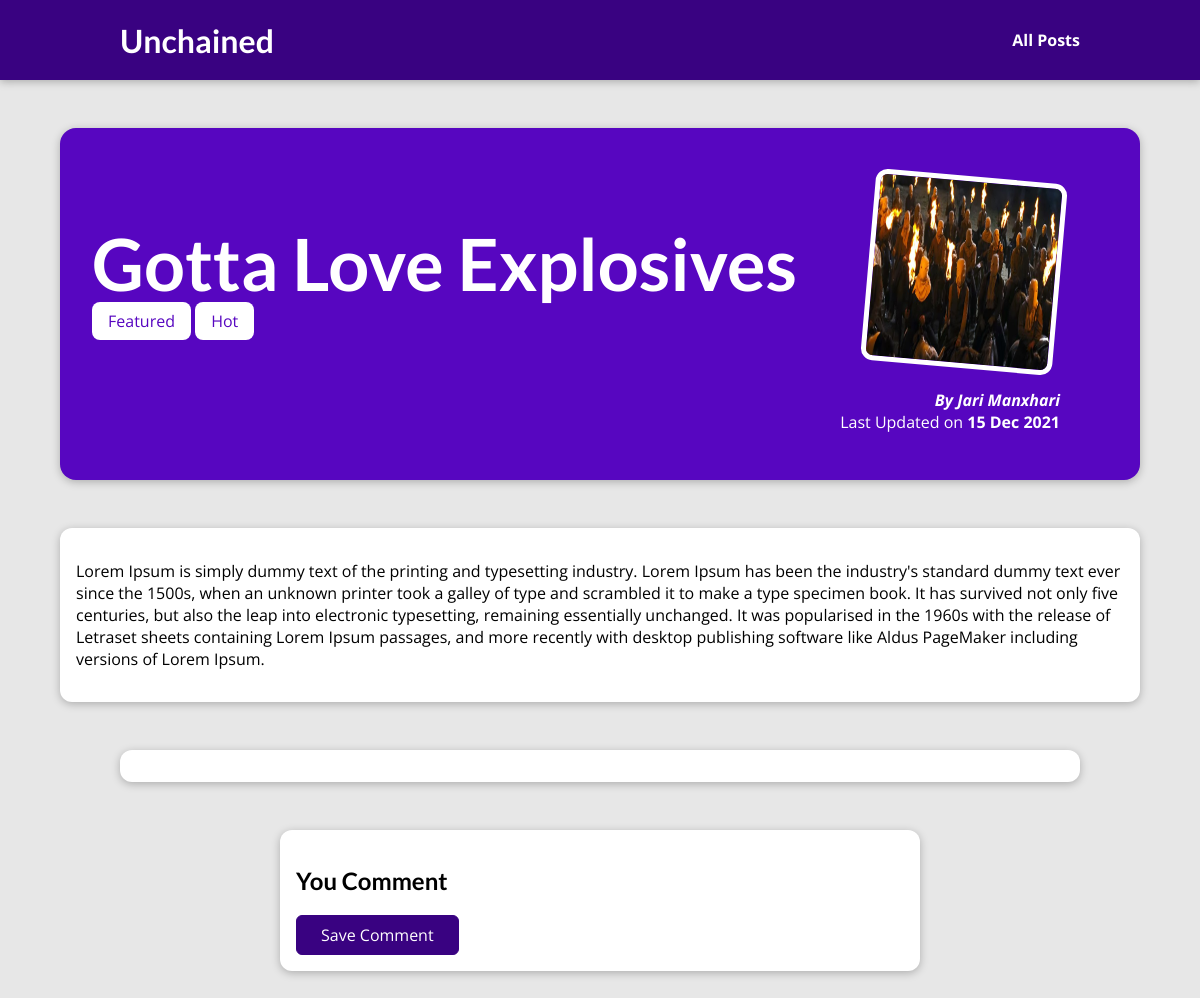
Screenshot of /posts/gotta-love-explosives with the database file from the repository.
### blog/models.py (models this page shows, shortened)
class Post(models.Model):
    title = models.CharField(max_length=150)
    excerpt = models.CharField(max_length=200)
    image = models.ImageField(upload_to="posts", null=True)
    date = models.DateField(auto_now=True)
    slug = models.SlugField(unique=True)
    content = models.TextField(
        validators=[MinLengthValidator(10)])
    author = models.ForeignKey(
        Author, on_delete=models.SET_NULL, null=True, related_name="posts")
    tags = models.ManyToManyField(Tag)

class Tag(models.Model):
    caption = models.CharField(max_length=20)

class Author(models.Model):
    first_name = models.CharField(max_length=100)
    last_name = models.CharField(max_length=100)
    email_address = models.EmailField()
    def __str__(self) -> str:
        return f"{self.first_name} {self.last_name}"

### blog/views.py (the view, shortened to what this page needs)
# urls.py: path("posts/<slug:slug>", views.SinglePostView.as_view(),
class SinglePostView(View):
    def get(self, request, slug):
        post = Post.objects.get(slug=slug)
        context = {
            "post": post,
            "post_tags": post.tags.all(),
            "comment_from": CommentForm(),
            "comments": post.comments.all().order_by("-id")
        }
        return render(request, "blog/post-detail.html", context)

### blog/templates/blog/post-detail.html (shortened to what this page needs)
{% extends "base.html" %}
{% load static %}
{% block css_files %}
  <link rel="stylesheet" href="{% static "blog/post-details.css" %}">
{% endblock %}
{% block content %}
  <section id="summary">
    <h2>{{ post.title }}</h2>
    <div>
      {% for tag in post_tags %}
        <span class="tag">{{ tag.caption }}</span>
      {% endfor %}
    </div>
    <article>
      <img src="{{ post.image.url }}" alt="{{ post.title }}">
      <address>By <a href="mailto:{{ post.author.email_address }}">{{ post.author }}</a></address>
      <div>
        Last Updated on <time>{{ post.date|date:"d M Y" }}</time>
      </div>
    </article>
  </section>
  <main>
   {{ post.content|linebreaks  }}
  </main>
  <section id="comments">
  </section>
  <section  id="comment-form">
    <h2>You Comment</h2>
    <form action="{% url "post-detail-page" post.id %}" method="POST">
      <button>Save Comment</button>
    </form>
  </section>
{% endblock %}

### static/app.css (style rules this page uses)
* { box-sizing: border-box; }
html { font-family: "Open Sans", "Lato", sans-serif; }
body { margin: 0; }
h1, h2, h3 { font-family: "Lato", sans-serif; font-weight: bold; }

### blog/static/blog/post-details.css (style rules this page uses)
body { background-color: #e7e7e7; }
#summary { margin: 8rem auto 3rem auto; padding: 2rem; width: 90%; max-width: 90rem; border-radius: 16px; background-color: #5706c0; position: relative; box-shadow: 0 2px 8px rgba(0, 0, 0, 0.25); height: 22rem; }
#summary h2 { color: white; font-size: 4.5rem; margin-bottom: 0.25rem; }
#summary article { position: absolute; top: 2rem; right: 3rem; padding: 1rem 2rem; border-radius: 12px; text-align: right; color: white; }
#summary article img { width: 12rem; height: 12rem; border-radius: 12px; transform: rotateZ(5deg); border: 5px solid white; margin-bottom: 1rem; }
#summary address { font-weight: bold; }
#summary a { color: white; text-decoration: none; }
#summary time { font-weight: bold; }
main { width: 90%; max-width: 90rem; margin: 3rem auto; background-color: white; padding: 1rem; border-radius: 12px; box-shadow: 0 2px 8px rgba(0, 0, 0, 0.25); }
.tag { background-color: white; color: #5706c0; padding: 0.5rem 1rem; border-radius: 8px; }
#comment-form { margin: 3rem auto; width: 90%; max-width: 40rem; border-radius: 12px; background-color: white; box-shadow: 0 2px 8px rgba(0, 0, 0, 0.25); padding: 1rem; }
#comment-form button { font: inherit; background-color: #390281; color: white; border: 1px solid #390281; padding: 0.5rem 1.5rem; border-radius: 6px; cursor: pointer; }
#comments { margin: 3rem auto; width: 90%; max-width: 60rem; border-radius: 12px; background-color: white; box-shadow: 0 2px 8px rgba(0, 0, 0, 0.25); padding: 1rem 2rem; }

### rows the page displays
Post: title "Gotta Love Explosives", image (picture), author "Jari Manxhari", date "15 Dec 2021", content "Lorem Ipsum is simply dummy text of the printing and typesetting industry. Lorem Ipsum has been the industry's standard dummy text ever since the 1500s, when an unknown printer took a galley of type and scrambled it to make a type specimen book. It has survived not only five centuries, but also the leap into electronic typesetting, remaining essentially unchanged. It was popularised in the 1960s with the release of Letraset sheets containing Lorem Ipsum passages, and more recently with desktop publishing software like Aldus PageMaker including versions of Lorem Ipsum."
Tag: caption "Featured"
Tag: caption "Hot"
